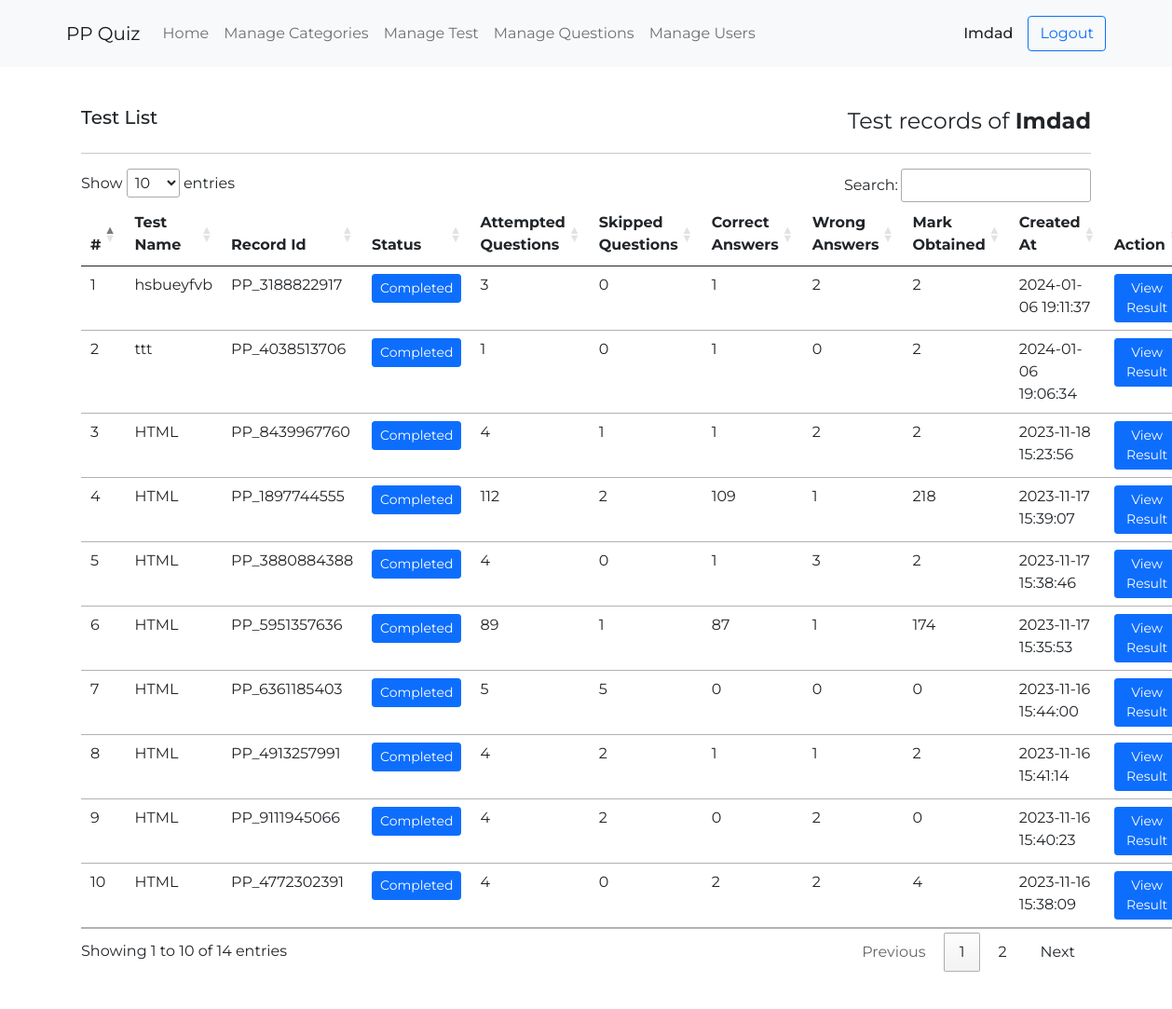
Screenshot of /test_list.php?user_id=5 (signed in) with the database file from the repository.
### tables this page shows
CREATE TABLE `users` (
  `id` int(255) NOT NULL,
  `name` varchar(255) NOT NULL,
  `email` varchar(255) NOT NULL,
  `phone` varchar(255) NOT NULL,
  `password` varchar(255) NOT NULL,
  `status` varchar(255) NOT NULL DEFAULT 'active',
  `created_at` datetime NOT NULL DEFAULT current_timestamp()
);

CREATE TABLE `test_records` (
  `id` int(11) NOT NULL,
  `user_id` varchar(255) NOT NULL,
  `test_id` varchar(255) NOT NULL,
  `record_id` varchar(255) NOT NULL,
  `status` varchar(255) NOT NULL DEFAULT 'incomplete',
  `attempted_questions` varchar(255) NOT NULL DEFAULT '0',
  `skipped_questions` varchar(255) NOT NULL DEFAULT '0',
  `correct_answers` varchar(255) NOT NULL DEFAULT '0',
  `wrong_answers` varchar(255) NOT NULL DEFAULT '0',
  `marks_obtained` varchar(255) NOT NULL DEFAULT '0',
  `attmp_question_ids` longtext DEFAULT NULL,
  `created_at` datetime NOT NULL DEFAULT current_timestamp()
);

CREATE TABLE `tests` (
  `id` int(11) NOT NULL,
  `title` varchar(255) NOT NULL,
  `description` longtext NOT NULL,
  `status` varchar(255) NOT NULL,
  `category_id` varchar(255) NOT NULL,
  `created_at` timestamp NOT NULL DEFAULT current_timestamp()
);

### test_list.php (the view)
<?php
include('layout/header.php');
$user_details = mysqli_fetch_array(mysqli_query($conn, "SELECT * FROM users WHERE id = '$_GET[user_id]'"));
?>
<div class="container my-4">
    <div class="bg-white p-3 rounded">
        <div class="d-flex align-items-center justify-content-between">
            <h5>Test List</h5>
            <p class="fs-4 mb-0">Test records of <b><?= $user_details['name']?></b></p>
        </div>
        <hr>
        <table class="table hover-table" id="ppTable">
            <thead>
                <tr>
                    <th>#</th>
                    <th>Test Name</th>
                    <th>Record Id</th>
                    <th>Status</th>
                    <th>Attempted Questions</th>
                    <th>Skipped Questions</th>
                    <th>Correct Answers</th>
                    <th>Wrong Answers</th>
                    <th>Mark Obtained</th>
                    <th>Created At</th>
                    <th>Action</th>
                </tr>
            </thead>
            <tbody>
                <?php
                $q = mysqli_query($conn, "SELECT * FROM test_records WHERE user_id = '$_GET[user_id]' ORDER BY id DESC");
                $serial = 1;
                while ($res = mysqli_fetch_array($q)) {
                    $test_name = mysqli_fetch_array(mysqli_query($conn, "SELECT title FROM tests WHERE id = '$res[test_id]'"));
                ?>
                    <tr>
                        <td><?= $serial++ ?></td>
                        <td><?= $test_name['title'] ?></td>
                        <td><?= $res['record_id'] ?></td>
                        <td>
                            <button class="btn btn-<?= $res['status'] == 'completed' ? 'primary' : 'warning' ?> btn-sm"><?= ucfirst($res['status']) ?></button>
                        </td>
                        <td><?= $res['attempted_questions'] ?></td>
                        <td><?= $res['skipped_questions'] ?></td>
                        <td><?= $res['correct_answers'] ?></td>
                        <td><?= $res['wrong_answers'] ?></td>
                        <td><?= $res['marks_obtained'] ?></td>
                        <td><?= $res['created_at'] ?></td>
                        <td>
                            <a href="test_result.php?record_id=<?= $res['record_id']?>" class="btn btn-primary btn-sm">View Result</a>
                        </td>
                    </tr>
                <?php
                }
                ?>
            </tbody>
        </table>
    </div>
</div>
<?php
include('layout/footer.php');
?>

### layout/header.php (shortened to what this page needs)
<?php
require('./layout/conn.php');
if (!$_SESSION['email']) {
?>
    <script>
        location.replace('index.php');
    </script>
<?php
} else {
    $user = mysqli_fetch_assoc(mysqli_query($conn, "SELECT * FROM users WHERE `email` = '$_SESSION[email]'"));
}
?>
<!DOCTYPE html>
<html lang="en">
<head>
    <link href="https://cdn.jsdelivr.net/npm/bootstrap@5.0.2/dist/css/bootstrap.min.css" rel="stylesheet">
    <link rel="stylesheet" href="https://cdnjs.cloudflare.com/ajax/libs/font-awesome/6.4.2/css/all.min.css" />
    <link rel="stylesheet" href="//cdn.datatables.net/1.13.6/css/jquery.dataTables.min.css">
    <link rel="stylesheet" href="assets/style.css">
</head>
<body style="background-image: url('https://images.unsplash.com/photo-1532012197267-da84d127e765');">
    <nav class="navbar navbar-expand-lg navbar-light bg-light p-3">
        <div class="container">
            <a class="navbar-brand" href="#">PP Quiz</a>
            <div class="collapse navbar-collapse" id="navbarSupportedContent">
                <ul class="navbar-nav me-auto mb-2 mb-lg-0">
                    <li class="nav-item">
                        <a class="nav-link" aria-current="page" href="./dashboard.php">Home</a>
                    </li>
                    <?php
                    if ($user['status'] == 'admin') {
                    ?>
                        <li class="nav-item">
                            <a class="nav-link" aria-current="page" href="./manage_categories.php">Manage Categories</a>
                        </li>
                        <li class="nav-item">
                            <a class="nav-link" aria-current="page" href="./manage_tests.php">Manage Test</a>
                        </li>
                        <li class="nav-item">
                            <a class="nav-link" aria-current="page" href="./manage_questions.php">Manage Questions</a>
                        </li>
                        <li class="nav-item">
                            <a class="nav-link" aria-current="page" href="./manage_users.php">Manage Users</a>
                        </li>
                    <?php
                    }
                    ?>
                </ul>
                <div class="d-flex align-items-center gap-3">
                    <h4 class="mb-0 h6"><?= $user['name'] ?></h4>
                    <a class="btn btn-outline-primary" href="./layout/logout.php">Logout</a>
                </div>
            </div>
        </div>
    </nav>

### assets/style.css (style rules this page uses)
* { font-family: Montserrat; }

### rows the page displays
users: name "Imdad"
test_records: test.title "hsbueyfvb", record "PP_3188822917", status "Completed", attempted_questions "3", skipped_questions "0", correct_answers "1", wrong_answers "2", marks_obtained "2", created_at "2024-01-06 19:11:37"
test_records: test.title "ttt", record "PP_4038513706", status "Completed", attempted_questions "1", skipped_questions "0", correct_answers "1", wrong_answers "0", marks_obtained "2", created_at "2024-01-06 19:06:34"
test_records: test.title "HTML", record "PP_8439967760", status "Completed", attempted_questions "4", skipped_questions "1", correct_answers "1", wrong_answers "2", marks_obtained "2", created_at "2023-11-18 15:23:56"
test_records: test.title "HTML", record "PP_1897744555", status "Completed", attempted_questions "112", skipped_questions "2", correct_answers "109", wrong_answers "1", marks_obtained "218", created_at "2023-11-17 15:39:07"
test_records: test.title "HTML", record "PP_3880884388", status "Completed", attempted_questions "4", skipped_questions "0", correct_answers "1", wrong_answers "3", marks_obtained "2", created_at "2023-11-17 15:38:46"
test_records: test.title "HTML", record "PP_5951357636", status "Completed", attempted_questions "89", skipped_questions "1", correct_answers "87", wrong_answers "1", marks_obtained "174", created_at "2023-11-17 15:35:53"
test_records: test.title "HTML", record "PP_6361185403", status "Completed", attempted_questions "5", skipped_questions "5", correct_answers "0", wrong_answers "0", marks_obtained "0", created_at "2023-11-16 15:44:00"
test_records: test.title "HTML", record "PP_4913257991", status "Completed", attempted_questions "4", skipped_questions "2", correct_answers "1", wrong_answers "1", marks_obtained "2", created_at "2023-11-16 15:41:14"
test_records: test.title "HTML", record "PP_9111945066", status "Completed", attempted_questions "4", skipped_questions "2", correct_answers "0", wrong_answers "2", marks_obtained "0", created_at "2023-11-16 15:40:23"
test_records: test.title "HTML", record "PP_4772302391", status "Completed", attempted_questions "4", skipped_questions "0", correct_answers "2", wrong_answers "2", marks_obtained "4", created_at "2023-11-16 15:38:09"
